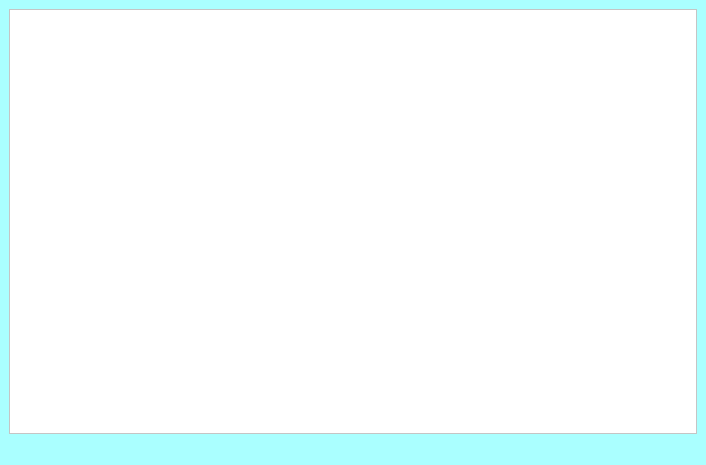
<?xml version="1.0" encoding="UTF-8"?>
<ui version="4.0">
 <class>TableWindow</class>
 <widget class="QMainWindow" name="TableWindow">
  <property name="geometry">
   <rect>
    <x>0</x>
    <y>0</y>
    <width>706</width>
    <height>465</height>
   </rect>
  </property>
  <property name="windowTitle">
   <string>MainWindow</string>
  </property>
  <property name="styleSheet">
   <string notr="true">background-color: rgb(170, 255, 255);</string>
  </property>
  <widget class="QWidget" name="centralwidget">
   <property name="enabled">
    <bool>true</bool>
   </property>
   <property name="autoFillBackground">
    <bool>false</bool>
   </property>
   <layout class="QGridLayout" name="gridLayout">
    <item row="0" column="0">
     <widget class="QTableWidget" name="tableWidget">
      <property name="sizePolicy">
       <sizepolicy hsizetype="Preferred" vsizetype="Preferred">
        <horstretch>0</horstretch>
        <verstretch>0</verstretch>
       </sizepolicy>
      </property>
      <property name="styleSheet">
       <string notr="true">background-color: rgb(255, 255, 255);
color: rgb(0, 0, 127);</string>
      </property>
     </widget>
    </item>
   </layout>
  </widget>
  <widget class="QMenuBar" name="menubar">
   <property name="geometry">
    <rect>
     <x>0</x>
     <y>0</y>
     <width>706</width>
     <height>21</height>
    </rect>
   </property>
  </widget>
  <widget class="QStatusBar" name="statusbar"/>
 </widget>
 <resources/>
 <connections/>
</ui>
